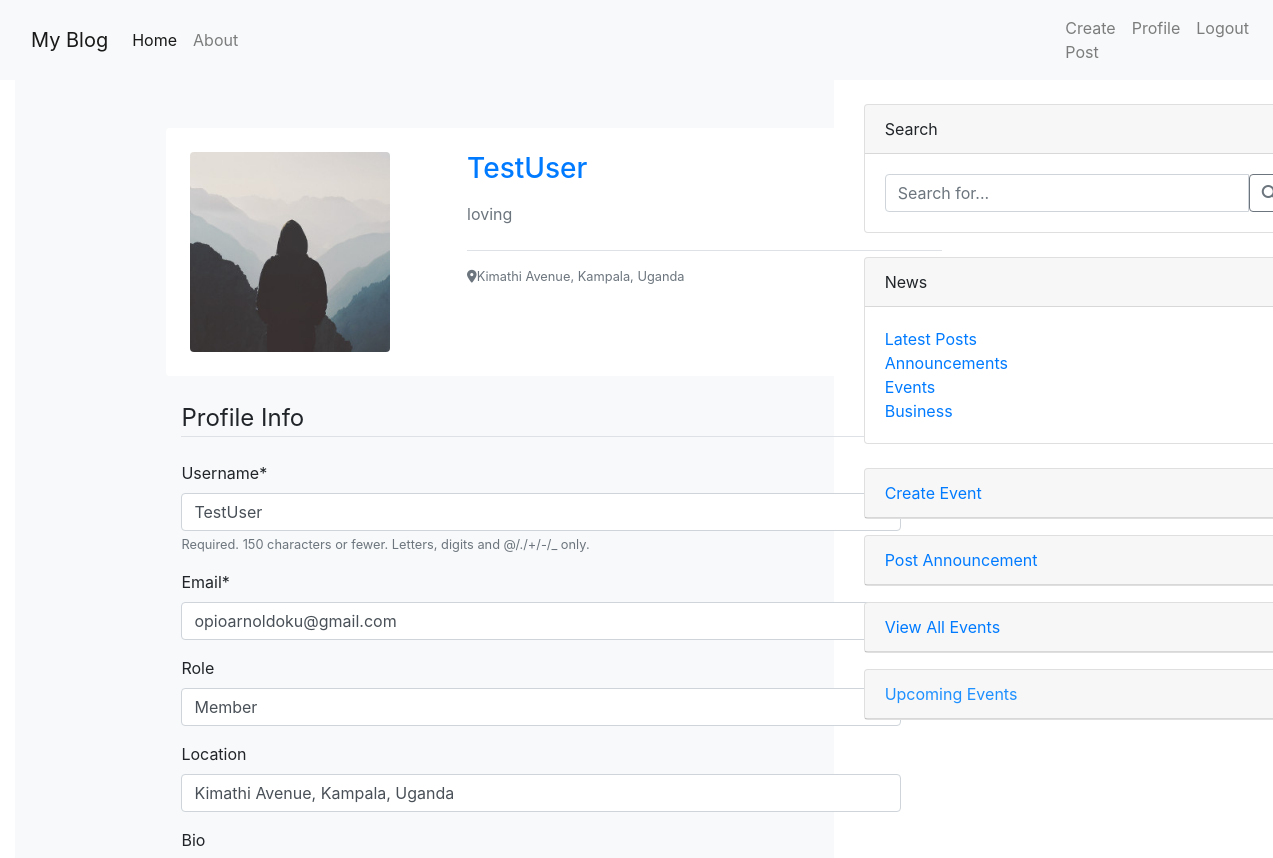
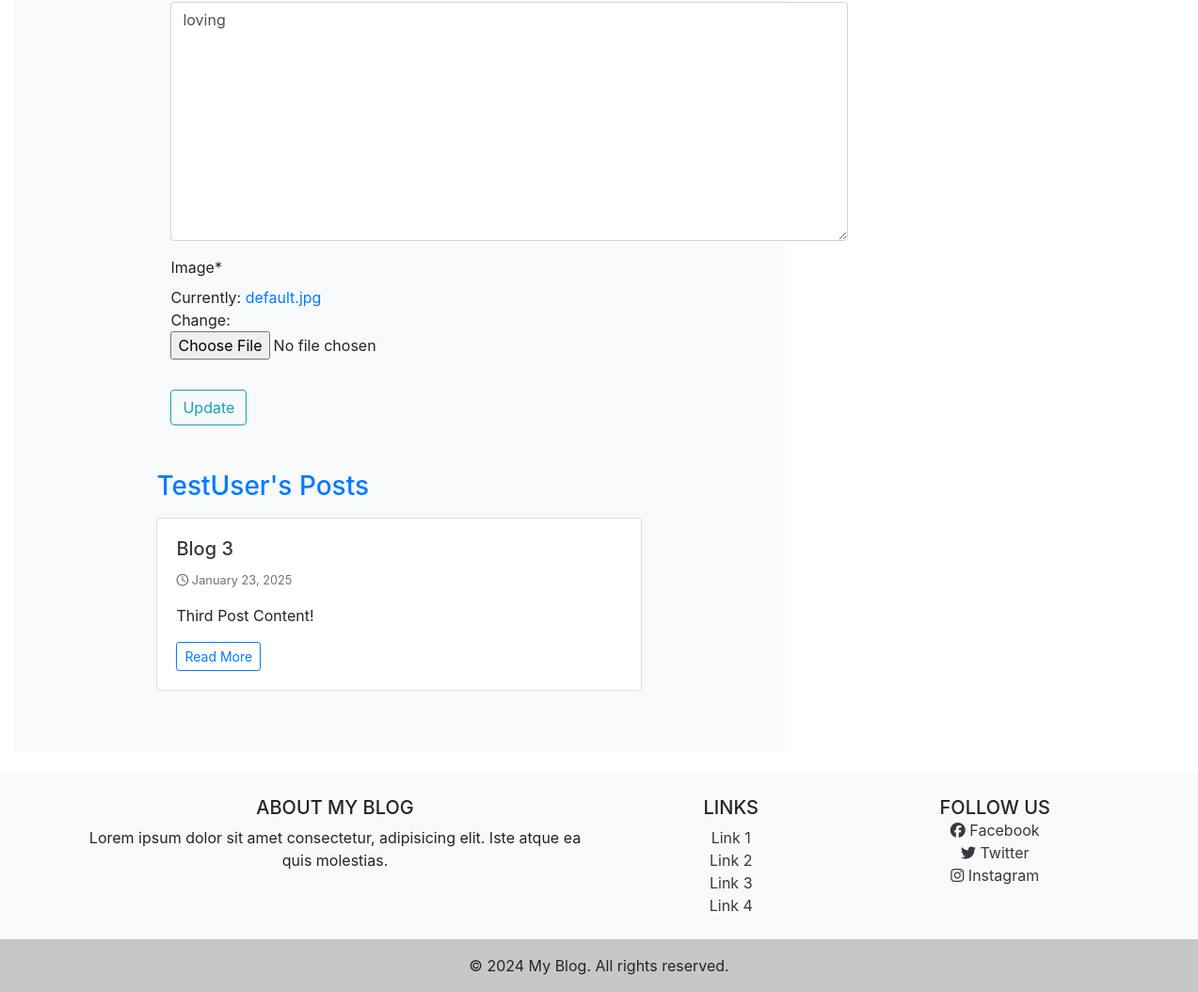
The app's page /users/profile/TestUser/ (signed in) with its own data (2 pictures, top to bottom).
### users/models.py (models this page shows, shortened)
class Profile(models.Model):
    user = models.OneToOneField(User, on_delete=models.CASCADE)
    image = models.ImageField(default='default.jpg', upload_to='profile_pics')
    bio = models.TextField(blank=True, null=True)
    location = models.CharField(max_length=100, blank=True, null=True)
    role = models.CharField(max_length=100, blank=True, null=True, default="Member")

### blog/models.py (models this page shows, shortened)
class Post(models.Model):
    title = models.CharField(max_length=100)
    content = models.TextField()
    date_posted = models.DateTimeField(default=timezone.now)
    author = models.ForeignKey(User, on_delete=models.CASCADE)
    image = models.ImageField(upload_to='post_images', blank=True, null=True)
    video = models.FileField(upload_to='post_video', blank=True, null=True)
    views = models.PositiveIntegerField(default=0)  # Track number of views
    likes = models.ManyToManyField(User, related_name="liked_posts", blank=True)

### users/views.py (the view)
# urls.py: path('profile/<str:username>/', views.user_profile, name='user_profile'),  # Other users' profiles
@login_required
def user_profile(request, username):
    user = get_object_or_404(User, username=username)
    profile, created = Profile.objects.get_or_create(user=user)  # Ensure profile exists
    posts = Post.objects.filter(author=user).order_by('-date_posted')  # Get the user's posts
    context = {
        'profile': profile,
        'posts': posts
    }
    if request.user == user:
        if request.method == 'POST':
            u_form = UserUpdateForm(request.POST, instance=user)
            p_form = ProfileUpdateForm(request.POST, request.FILES, instance=profile)
            if u_form.is_valid() and p_form.is_valid():
                u_form.save()
                p_form.save()
                messages.success(request, 'Your profile has been updated!')
                return redirect('users:user_profile', username=user.username)
        else:
            u_form = UserUpdateForm(instance=user)
            p_form = ProfileUpdateForm(instance=profile)
        context.update({'u_form': u_form, 'p_form': p_form})
    return render(request, 'users/user_profile.html', context)

### users/forms.py
class UserUpdateForm(forms.ModelForm):
    email = forms.EmailField()
    class Meta:
        model = User
        fields = ['username', 'email', ]

class ProfileUpdateForm(forms.ModelForm):
    class Meta:
        model = Profile
        fields = ['role', 'location', 'bio','image']
        widget = {
            'content': forms.Textarea(attrs={'rows': 2, 'cols': 100, 'class': 'form-control'}),  # Smaller size
        }

### users/templates/users/user_profile.html (shortened to what this page needs)
{% extends 'blog/base2.html' %}
{% load crispy_forms_tags %}
{% block content %}
<link href="https://cdnjs.cloudflare.com/ajax/libs/font-awesome/6.5.1/css/all.min.css" rel="stylesheet">
<div class="bg-light min-vh-100 d-flex">
    <div class="container-fluid py-5">
        <div class="row justify-content-center">
            <div class="col-lg-8">
                <div class="rounded contact-card bg-white rounded-4 shadow-sm overflow-hidden" style="width: 50em;">
                    <div class="row g-0">
                        <div class="col-md-4 bg-gradient d-flex align-items-center justify-content-center p-4">
                            <img src="{{ profile.image.url }}" style="object-fit: cover; width: 200px;" class="rounded shadow-sm" alt="Profile Image">
                        </div>
                        <div class="col-md-8">
                            <div class="card-body p-4">
                                <div class="d-flex justify-content-between align-items-center mb-3">
                                    <h3 class="card-title mb-0 text-primary fw-bold">{{ profile.user.username }}</h3>
                                    <span class="badge bg-primary-subtle text-primary px-3 py-2 rounded-pill">
                                    </span>
                                </div>
                                <p class="card-text text-muted mb-4">
                                    {{ profile.bio|default:"No bio available." }}
                                </p>
                                <div class="border-top pt-3">
                                    <div class="d-flex justify-content-between align-items-center">
                                        <span class="text-muted small">
                                            <i class="fas fa-map-marker-alt me-2"></i>{{ profile.location|default:"No location specified" }}
                                        </span>
                                    </div>
                                </div>
                            </div>
                        </div>
                    </div>
                </div>
                {% if request.user == profile.user %}
                <div class="bg-light min-vh-100 col-lg-12 mt-4">
                    <div style="border-radius: 6px; width: 45em;">
                        <form method="POST" enctype="multipart/form-data">
                            <fieldset class="form-group">
                                <legend class="border-bottom mb-4">Profile Info</legend>
                                {{ u_form|crispy }}
                                {{ p_form|crispy }}
                            </fieldset>
                            <div class="form-group">
                                <button class="btn btn-outline-info" type="submit">Update</button>
                            </div>
                        </form>
                    </div>
                </div>
                {% endif %}
                <div class="mt-5">
                    <h3 class="text-primary mb-3">{{ profile.user.username }}'s Posts</h3>
                    {% if posts %}
                        {% for post in posts %}
                            <div class="card mb-3 shadow-sm">
                                <div class="card-body">
                                    <h5 class="card-title">
                                        <a href="{% url 'blog:post-detail' post.id %}" class="text-decoration-none text-dark">
                                            {{ post.title }}
                                        </a>
                                    </h5>
                                    <p class="card-text text-muted small">
                                        <i class="far fa-clock"></i> {{ post.date_posted|date:"F d, Y" }}
                                    </p>
                                    <p class="card-text">{{ post.content|truncatewords:20 }}</p>
                                    <a href="{% url 'blog:post-detail' post.id %}" class="btn btn-sm btn-outline-primary">Read More</a>
                                </div>
                            </div>
                        {% endfor %}
                    {% else %}
                        <p class="text-muted">No posts available.</p>
                    {% endif %}
                </div>
            </div>
        </div>
    </div>
</div>
{% endblock %}

### records on screen
Profile: image (placeholder picture), user.username "TestUser", bio "loving", location "Kimathi Avenue, Kampala, Uganda", role "Member"
Post: title "Blog 3", date_posted "January 23, 2025", content "Third Post Content!"
